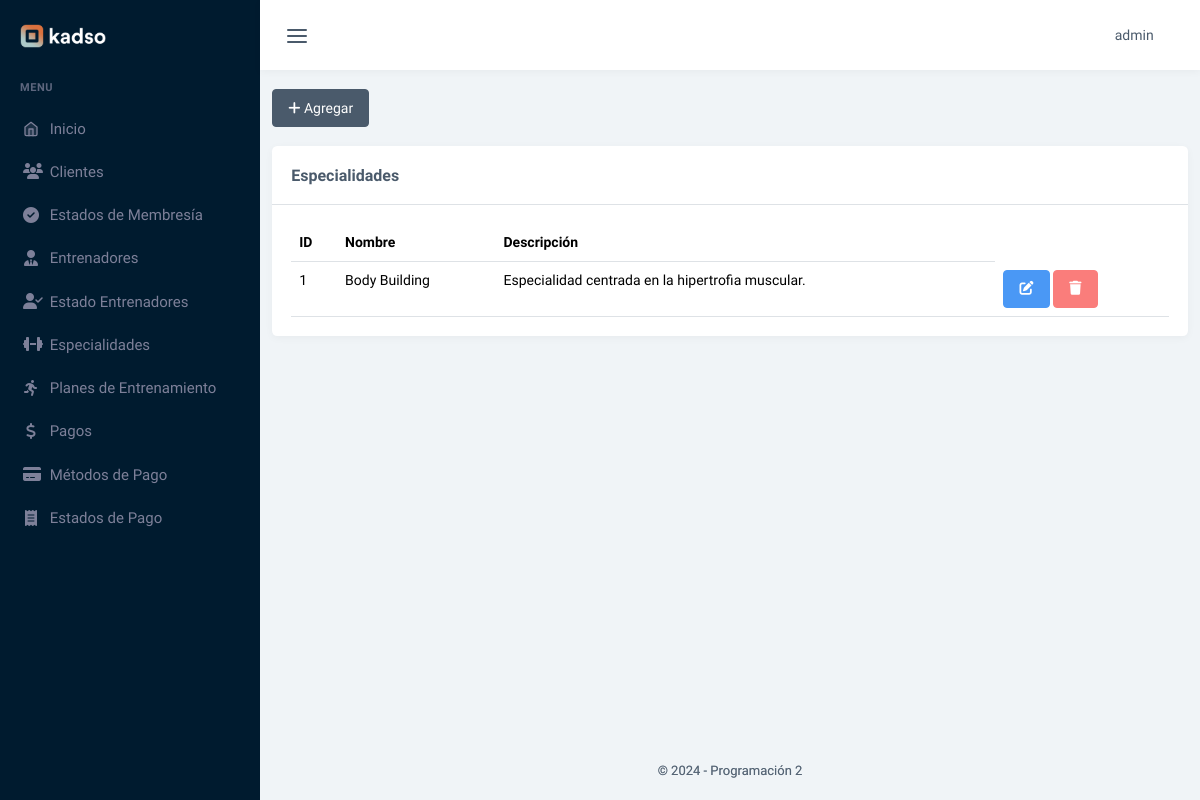
/especialidades (signed in), run on an earlier commit of the app's database.
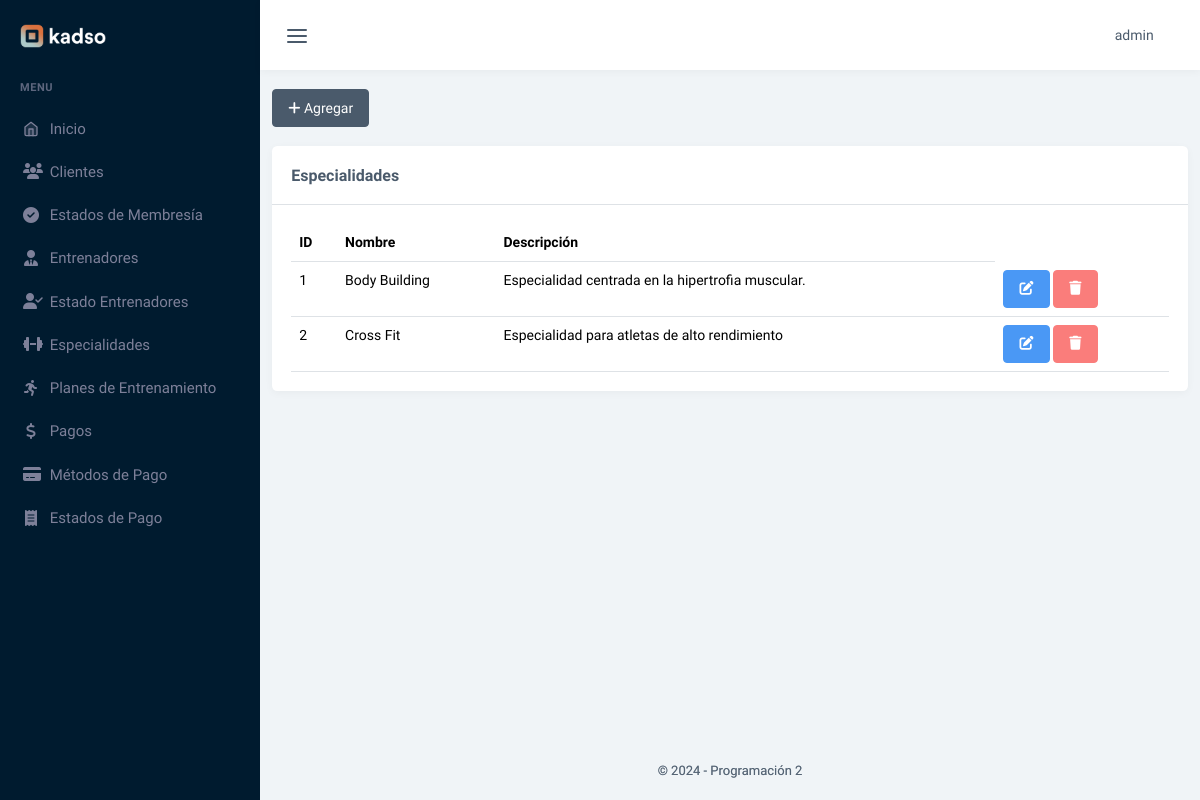
And on a later commit of the database.
### tables this page shows
CREATE TABLE `especialidades` (
  `id_especialidad` int(11) NOT NULL,
  `nombre_especialidad` varchar(50) NOT NULL,
  `descrip_especialidad` text NOT NULL
);

### controladores/plantilla.controlador.php (called while the page is built, shortened)
<?php
class PlantillaControlador{
    public function verPlantilla(){
        include 'vistas/plantilla.php';
    }
}

### index.php (called while the page is built, shortened)
<?php
require 'controladores/plantilla.controlador.php';
require 'controladores/usuarios.controlador.php';
require 'modelos/entrenadores.modelo.php';
require 'controladores/especialidades.controlador.php';
require 'modelos/especialidades.modelo.php';
$plantilla = new PlantillaControlador();
$plantilla -> verPlantilla();

### controladores/especialidades.controlador.php (called while the page is built, shortened)
<?php
class ControladorEspecialidades
{
    static public function ctrMostrarEspecialidades($item, $valor)
    {
        $tabla = "especialidades";
        $respuesta = ModeloEspecialidades::mdlMostrarEspecialidades($tabla, $item, $valor);
        return $respuesta;
    }
}

### modelos/conexion.php (called while the page is built, shortened)
<?php
class Conexion
{
    static public function conectar()
    {
        try {
            $link = new PDO(
                "mysql:host=" . self::HOST . ";dbname=" . self::DBNAME,
                self::USER,
                self::PASSWORD
            );
            $link->exec("set names utf8");
            return $link;
        } catch (PDOException $e) {
            die("Error en la conexión a la base de datos: " . $e->getMessage());
        }
    }
}

### modelos/especialidades.modelo.php (called while the page is built, shortened)
<?php
require_once 'conexion.php';
class ModeloEspecialidades
{
    static public function mdlMostrarEspecialidades($tabla, $item, $valor)
    {
        if ($item != null) {
            try {
                $stmt = Conexion::conectar()->prepare("SELECT * FROM $tabla WHERE $item = :$item");
                $stmt->bindParam(":" . $item, $valor, PDO::PARAM_INT);
                $stmt->execute();
                return $stmt->fetch(PDO::FETCH_ASSOC);
            } catch (Exception $e) {
                return "Error: " . $e->getMessage();
            }
        } else {
            try {
                $stmt = Conexion::conectar()->prepare("SELECT * FROM $tabla");
                $stmt->execute();
                return $stmt->fetchAll(PDO::FETCH_ASSOC);
            } catch (Exception $e) {
                return "Error: " . $e->getMessage();
            }
        }
    }
}

### vistas/modulos/especialidades.php (the view, shortened to what this page needs)
<?php
$especialidades = ControladorEspecialidades::ctrMostrarEspecialidades(null, null);
?>
<div class="col-xl-12 mt-3">
    <a class="btn btn-dark" href="agregarEspecialidad"><i class="fas fa-plus"></i> Agregar</a>
    <?php
    if (count($especialidades) > 0) {
    ?>
        <div class="card mt-3">
            <div class="card-header">
                <h1 class="card-title mb-0">Especialidades</h1>
            </div>
            <div class="card-body">
                <div class="table-responsive">
                    <table class="table table-hover mb-0">
                        <thead>
                            <tr>
                                <th scope="col">ID</th>
                                <th scope="col">Nombre</th>
                                <th scope="col">Descripción</th>
                            </tr>
                        </thead>
                        <tbody>
                            <?php foreach ($especialidades as $key => $value) { ?>
                                <tr>
                                    <td><?php echo $key + 1; ?></td>
                                    <td><?php echo $value["nombre_especialidad"]; ?></td>
                                    <td><?php echo $value["descrip_especialidad"]; ?></td>
                                    <td>
                                        <a href="editarEspecialidad/<?php echo $value["id_especialidad"]; ?>" class="btn btn-primary"><i class="fas fa-edit"></i></a>
                                        <button type="button" class="btn btn-danger btnEliminarEspecialidad" id_especialidad="<?php echo $value["id_especialidad"]; ?>"><i class="fas fa-trash"></i></button>
                                    </td>
                                </tr>
                            <?php } ?>
                        </tbody>
                    </table>
                </div>
            </div>
        </div>
    <?php
    } else {
    ?>
        <h3>No hay especialidades disponibles</h3>
    <?php
    }
    ?>
</div>

What changed in the data, as far as the page shows it:
added especialidades: nombre_especialidad "Cross Fit", descrip_especialidad "Especialidad para atletas de alto rendimiento"
